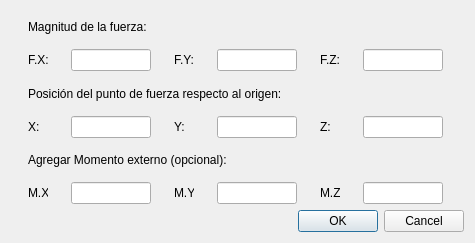
<?xml version="1.0" encoding="UTF-8"?>
<ui version="4.0">
 <class>addForcePointDialog</class>
 <widget class="QDialog" name="addForcePointDialog">
  <property name="geometry">
   <rect>
    <x>0</x>
    <y>0</y>
    <width>475</width>
    <height>243</height>
   </rect>
  </property>
  <property name="windowTitle">
   <string>Agregar Punto de Fuerza</string>
  </property>
  <layout class="QVBoxLayout" name="verticalLayout">
   <item>
    <layout class="QGridLayout" name="gridLayout_2">
     <item row="1" column="2">
      <widget class="QLabel" name="label_9">
       <property name="maximumSize">
        <size>
         <width>20</width>
         <height>16777215</height>
        </size>
       </property>
       <property name="text">
        <string>F.Y:</string>
       </property>
      </widget>
     </item>
     <item row="1" column="5">
      <widget class="QLineEdit" name="dialog_fz">
       <property name="sizePolicy">
        <sizepolicy hsizetype="Fixed" vsizetype="Fixed">
         <horstretch>0</horstretch>
         <verstretch>0</verstretch>
        </sizepolicy>
       </property>
       <property name="maximumSize">
        <size>
         <width>80</width>
         <height>16777215</height>
        </size>
       </property>
      </widget>
     </item>
     <item row="1" column="3">
      <widget class="QLineEdit" name="dialog_fy">
       <property name="sizePolicy">
        <sizepolicy hsizetype="Fixed" vsizetype="Fixed">
         <horstretch>0</horstretch>
         <verstretch>0</verstretch>
        </sizepolicy>
       </property>
       <property name="maximumSize">
        <size>
         <width>80</width>
         <height>16777215</height>
        </size>
       </property>
      </widget>
     </item>
     <item row="1" column="1">
      <widget class="QLineEdit" name="dialog_fx">
       <property name="sizePolicy">
        <sizepolicy hsizetype="Fixed" vsizetype="Fixed">
         <horstretch>0</horstretch>
         <verstretch>0</verstretch>
        </sizepolicy>
       </property>
       <property name="maximumSize">
        <size>
         <width>80</width>
         <height>16777215</height>
        </size>
       </property>
      </widget>
     </item>
     <item row="1" column="0">
      <widget class="QLabel" name="label_8">
       <property name="maximumSize">
        <size>
         <width>20</width>
         <height>16777215</height>
        </size>
       </property>
       <property name="text">
        <string>F.X:</string>
       </property>
      </widget>
     </item>
     <item row="1" column="4">
      <widget class="QLabel" name="label_10">
       <property name="maximumSize">
        <size>
         <width>20</width>
         <height>16777215</height>
        </size>
       </property>
       <property name="text">
        <string>F.Z:</string>
       </property>
      </widget>
     </item>
     <item row="0" column="0" colspan="6">
      <widget class="QLabel" name="label_11">
       <property name="text">
        <string>Magnitud de la fuerza:</string>
       </property>
      </widget>
     </item>
    </layout>
   </item>
   <item>
    <layout class="QGridLayout" name="gridLayout">
     <item row="1" column="0">
      <widget class="QLabel" name="label_5">
       <property name="maximumSize">
        <size>
         <width>20</width>
         <height>16777215</height>
        </size>
       </property>
       <property name="text">
        <string>X:</string>
       </property>
      </widget>
     </item>
     <item row="1" column="1">
      <widget class="QLineEdit" name="dialog_px">
       <property name="sizePolicy">
        <sizepolicy hsizetype="Fixed" vsizetype="Fixed">
         <horstretch>0</horstretch>
         <verstretch>0</verstretch>
        </sizepolicy>
       </property>
       <property name="maximumSize">
        <size>
         <width>80</width>
         <height>16777215</height>
        </size>
       </property>
      </widget>
     </item>
     <item row="1" column="2">
      <widget class="QLabel" name="label_6">
       <property name="maximumSize">
        <size>
         <width>20</width>
         <height>16777215</height>
        </size>
       </property>
       <property name="text">
        <string>Y:</string>
       </property>
      </widget>
     </item>
     <item row="1" column="3">
      <widget class="QLineEdit" name="dialog_py">
       <property name="sizePolicy">
        <sizepolicy hsizetype="Fixed" vsizetype="Fixed">
         <horstretch>0</horstretch>
         <verstretch>0</verstretch>
        </sizepolicy>
       </property>
       <property name="maximumSize">
        <size>
         <width>80</width>
         <height>16777215</height>
        </size>
       </property>
      </widget>
     </item>
     <item row="1" column="4">
      <widget class="QLabel" name="label_7">
       <property name="maximumSize">
        <size>
         <width>20</width>
         <height>16777215</height>
        </size>
       </property>
       <property name="text">
        <string>Z:</string>
       </property>
      </widget>
     </item>
     <item row="1" column="5">
      <widget class="QLineEdit" name="dialog_pz">
       <property name="sizePolicy">
        <sizepolicy hsizetype="Fixed" vsizetype="Fixed">
         <horstretch>0</horstretch>
         <verstretch>0</verstretch>
        </sizepolicy>
       </property>
       <property name="maximumSize">
        <size>
         <width>80</width>
         <height>16777215</height>
        </size>
       </property>
      </widget>
     </item>
     <item row="0" column="0" colspan="6">
      <widget class="QLabel" name="label_4">
       <property name="text">
        <string>Posición del punto de fuerza respecto al origen:</string>
       </property>
      </widget>
     </item>
    </layout>
   </item>
   <item>
    <layout class="QGridLayout" name="gridLayout_3">
     <item row="1" column="1">
      <widget class="QLineEdit" name="dialog_mx">
       <property name="sizePolicy">
        <sizepolicy hsizetype="Fixed" vsizetype="Fixed">
         <horstretch>0</horstretch>
         <verstretch>0</verstretch>
        </sizepolicy>
       </property>
       <property name="maximumSize">
        <size>
         <width>80</width>
         <height>16777215</height>
        </size>
       </property>
      </widget>
     </item>
     <item row="1" column="2">
      <widget class="QLabel" name="label_12">
       <property name="maximumSize">
        <size>
         <width>20</width>
         <height>16777215</height>
        </size>
       </property>
       <property name="text">
        <string>M.Y:</string>
       </property>
      </widget>
     </item>
     <item row="1" column="0">
      <widget class="QLabel" name="label_13">
       <property name="maximumSize">
        <size>
         <width>20</width>
         <height>16777215</height>
        </size>
       </property>
       <property name="text">
        <string>M.X:</string>
       </property>
      </widget>
     </item>
     <item row="1" column="4">
      <widget class="QLabel" name="label_14">
       <property name="maximumSize">
        <size>
         <width>20</width>
         <height>16777215</height>
        </size>
       </property>
       <property name="text">
        <string>M.Z:</string>
       </property>
      </widget>
     </item>
     <item row="1" column="5">
      <widget class="QLineEdit" name="dialog_mz">
       <property name="sizePolicy">
        <sizepolicy hsizetype="Fixed" vsizetype="Fixed">
         <horstretch>0</horstretch>
         <verstretch>0</verstretch>
        </sizepolicy>
       </property>
       <property name="maximumSize">
        <size>
         <width>80</width>
         <height>16777215</height>
        </size>
       </property>
      </widget>
     </item>
     <item row="1" column="3">
      <widget class="QLineEdit" name="dialog_my">
       <property name="sizePolicy">
        <sizepolicy hsizetype="Fixed" vsizetype="Fixed">
         <horstretch>0</horstretch>
         <verstretch>0</verstretch>
        </sizepolicy>
       </property>
       <property name="maximumSize">
        <size>
         <width>80</width>
         <height>16777215</height>
        </size>
       </property>
      </widget>
     </item>
     <item row="0" column="0" colspan="6">
      <widget class="QLabel" name="label_15">
       <property name="text">
        <string>Agregar Momento externo (opcional):</string>
       </property>
      </widget>
     </item>
    </layout>
   </item>
   <item>
    <widget class="QDialogButtonBox" name="acceptButton">
     <property name="orientation">
      <enum>Qt::Horizontal</enum>
     </property>
     <property name="standardButtons">
      <set>QDialogButtonBox::Cancel|QDialogButtonBox::Ok</set>
     </property>
    </widget>
   </item>
  </layout>
 </widget>
 <resources/>
 <connections>
  <connection>
   <sender>acceptButton</sender>
   <signal>accepted()</signal>
   <receiver>addForcePointDialog</receiver>
   <slot>accept()</slot>
   <hints>
    <hint type="sourcelabel">
     <x>248</x>
     <y>254</y>
    </hint>
    <hint type="destinationlabel">
     <x>157</x>
     <y>274</y>
    </hint>
   </hints>
  </connection>
  <connection>
   <sender>acceptButton</sender>
   <signal>rejected()</signal>
   <receiver>addForcePointDialog</receiver>
   <slot>reject()</slot>
   <hints>
    <hint type="sourcelabel">
     <x>316</x>
     <y>260</y>
    </hint>
    <hint type="destinationlabel">
     <x>286</x>
     <y>274</y>
    </hint>
   </hints>
  </connection>
 </connections>
</ui>
